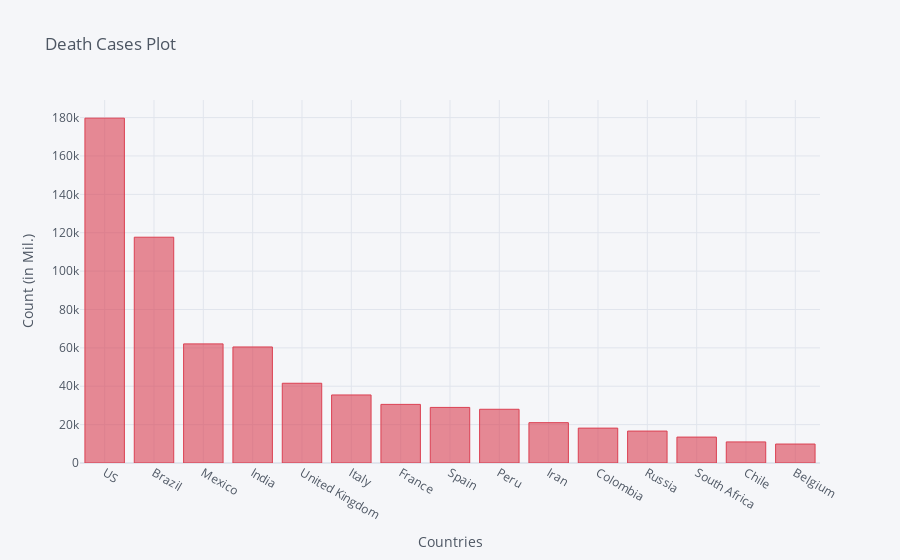

Notebook code cell kept with this figure:
### Code cell
death_df2_plot.iplot(kind='bar', x='Country/Region', y='8/26/20',color='red',
                    title='Death Cases Plot',xTitle='Countries',yTitle='Count (in Mil.)')

### Figure 1 — Plotly figure (JSON) as saved in the notebook; plotly's stock layout.template omitted (floating-point values rounded to 4 significant figures)
{"data": [{"marker": {"color": "rgba(219, 64, 82, 0.6)", "line": {"color": "rgba(219, 64, 82, 1.0)", "width": 1}}, "name": "8/26/20", "orientation": "v", "text": "", "type": "bar", "x": ["US", "Brazil", "Mexico", "India", "United Kingdom", "Italy", "France", "Spain", "Peru", "Iran", "Colombia", "Russia", "South Africa", "Chile", "Belgium"], "y": [179708, 117665, 62076, 60472, 41552, 35458, 30549, 28971, 28001, 21020, 18184, 16638, 13502, 10990, 9879]}], "layout": {"legend": {"bgcolor": "#F5F6F9", "font": {"color": "#4D5663"}}, "paper_bgcolor": "#F5F6F9", "plot_bgcolor": "#F5F6F9", "title": {"font": {"color": "#4D5663"}, "text": "Death Cases Plot"}, "xaxis": {"gridcolor": "#E1E5ED", "showgrid": true, "tickfont": {"color": "#4D5663"}, "title": {"font": {"color": "#4D5663"}, "text": "Countries"}, "zerolinecolor": "#E1E5ED"}, "yaxis": {"gridcolor": "#E1E5ED", "showgrid": true, "tickfont": {"color": "#4D5663"}, "title": {"font": {"color": "#4D5663"}, "text": "Count (in Mil.)"}, "zerolinecolor": "#E1E5ED"}}}
